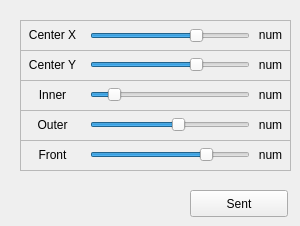
     <widget class="QWidget" name="tab_2">
      <attribute name="title">
       <string>Center</string>
      </attribute>
      <widget class="QFrame" name="frame_44">
       <property name="geometry">
        <rect>
         <x>20</x>
         <y>20</y>
         <width>271</width>
         <height>31</height>
        </rect>
       </property>
       <property name="frameShape">
        <enum>QFrame::StyledPanel</enum>
       </property>
       <property name="frameShadow">
        <enum>QFrame::Raised</enum>
       </property>
       <widget class="QLabel" name="Center_X_num">
        <property name="geometry">
         <rect>
          <x>230</x>
          <y>0</y>
          <width>41</width>
          <height>30</height>
         </rect>
        </property>
        <property name="text">
         <string>num</string>
        </property>
        <property name="alignment">
         <set>Qt::AlignCenter</set>
        </property>
       </widget>
       <widget class="QSlider" name="Slider_X">
        <property name="geometry">
         <rect>
          <x>70</x>
          <y>0</y>
          <width>160</width>
          <height>31</height>
         </rect>
        </property>
        <property name="minimum">
         <number>270</number>
        </property>
        <property name="maximum">
         <number>370</number>
        </property>
        <property name="pageStep">
         <number>1</number>
        </property>
        <property name="value">
         <number>338</number>
        </property>
        <property name="orientation">
         <enum>Qt::Horizontal</enum>
        </property>
       </widget>
       <widget class="QLabel" name="Center_X">
        <property name="geometry">
         <rect>
          <x>0</x>
          <y>0</y>
          <width>65</width>
          <height>30</height>
         </rect>
        </property>
        <property name="text">
         <string>Center X</string>
        </property>
        <property name="alignment">
         <set>Qt::AlignCenter</set>
        </property>
       </widget>
      </widget>
      <widget class="QFrame" name="frame_45">
       <property name="geometry">
        <rect>
         <x>20</x>
         <y>50</y>
         <width>271</width>
         <height>31</height>
        </rect>
       </property>
       <property name="frameShape">
        <enum>QFrame::StyledPanel</enum>
       </property>
       <property name="frameShadow">
        <enum>QFrame::Raised</enum>
       </property>
       <widget class="QLabel" name="Center_Y_num">
        <property name="geometry">
         <rect>
          <x>230</x>
          <y>0</y>
          <width>41</width>
          <height>30</height>
         </rect>
        </property>
        <property name="text">
         <string>num</string>
        </property>
        <property name="alignment">
         <set>Qt::AlignCenter</set>
        </property>
       </widget>
       <widget class="QSlider" name="Slider_Y">
        <property name="geometry">
         <rect>
          <x>70</x>
          <y>0</y>
          <width>160</width>
          <height>29</height>
         </rect>
        </property>
        <property name="minimum">
         <number>190</number>
        </property>
        <property name="maximum">
         <number>290</number>
        </property>
        <property name="pageStep">
         <number>1</number>
        </property>
        <property name="value">
         <number>258</number>
        </property>
        <property name="orientation">
         <enum>Qt::Horizontal</enum>
        </property>
       </widget>
       <widget class="QLabel" name="Center_Y">
        <property name="geometry">
         <rect>
          <x>0</x>
          <y>0</y>
          <width>65</width>
          <height>30</height>
         </rect>
        </property>
        <property name="text">
         <string>Center Y</string>
        </property>
        <property name="alignment">
         <set>Qt::AlignCenter</set>
        </property>
       </widget>
      </widget>
      <widget class="QFrame" name="frame_46">
       <property name="geometry">
        <rect>
         <x>20</x>
         <y>80</y>
         <width>271</width>
         <height>31</height>
        </rect>
       </property>
       <property name="frameShape">
        <enum>QFrame::StyledPanel</enum>
       </property>
       <property name="frameShadow">
        <enum>QFrame::Raised</enum>
       </property>
       <widget class="QLabel" name="Inner_num">
        <property name="geometry">
         <rect>
          <x>230</x>
          <y>0</y>
          <width>41</width>
          <height>30</height>
         </rect>
        </property>
        <property name="text">
         <string>num</string>
        </property>
        <property name="alignment">
         <set>Qt::AlignCenter</set>
        </property>
       </widget>
       <widget class="QSlider" name="Slider_Inner">
        <property name="geometry">
         <rect>
          <x>70</x>
          <y>0</y>
          <width>160</width>
          <height>29</height>
         </rect>
        </property>
        <property name="maximum">
         <number>360</number>
        </property>
        <property name="pageStep">
         <number>1</number>
        </property>
        <property name="value">
         <number>43</number>
        </property>
        <property name="orientation">
         <enum>Qt::Horizontal</enum>
        </property>
       </widget>
       <widget class="QLabel" name="Inner">
        <property name="geometry">
         <rect>
          <x>0</x>
          <y>0</y>
          <width>65</width>
          <height>30</height>
         </rect>
        </property>
        <property name="text">
         <string>Inner</string>
        </property>
        <property name="alignment">
         <set>Qt::AlignCenter</set>
        </property>
       </widget>
      </widget>
      <widget class="QFrame" name="frame_47">
       <property name="geometry">
        <rect>
         <x>20</x>
         <y>110</y>
         <width>271</width>
         <height>31</height>
        </rect>
       </property>
       <property name="frameShape">
        <enum>QFrame::StyledPanel</enum>
       </property>
       <property name="frameShadow">
        <enum>QFrame::Raised</enum>
       </property>
       <widget class="QLabel" name="Outer_num">
        <property name="geometry">
         <rect>
          <x>230</x>
          <y>0</y>
          <width>41</width>
          <height>30</height>
         </rect>
        </property>
        <property name="text">
         <string>num</string>
        </property>
        <property name="alignment">
         <set>Qt::AlignCenter</set>
        </property>
       </widget>
       <widget class="QSlider" name="Slider_Outer">
        <property name="geometry">
         <rect>
          <x>70</x>
          <y>0</y>
          <width>160</width>
          <height>29</height>
         </rect>
        </property>
        <property name="maximum">
         <number>360</number>
        </property>
        <property name="pageStep">
         <number>1</number>
        </property>
        <property name="value">
         <number>200</number>
        </property>
        <property name="orientation">
         <enum>Qt::Horizontal</enum>
        </property>
       </widget>
       <widget class="QLabel" name="Outer">
        <property name="geometry">
         <rect>
          <x>0</x>
          <y>0</y>
          <width>65</width>
          <height>30</height>
         </rect>
        </property>
        <property name="text">
         <string>Outer</string>
        </property>
        <property name="alignment">
         <set>Qt::AlignCenter</set>
        </property>
       </widget>
      </widget>
      <widget class="QFrame" name="frame_48">
       <property name="geometry">
        <rect>
         <x>20</x>
         <y>140</y>
         <width>271</width>
         <height>31</height>
        </rect>
       </property>
       <property name="frameShape">
        <enum>QFrame::StyledPanel</enum>
       </property>
       <property name="frameShadow">
        <enum>QFrame::Raised</enum>
       </property>
       <widget class="QLabel" name="Front_num">
        <property name="geometry">
         <rect>
          <x>230</x>
          <y>0</y>
          <width>41</width>
          <height>30</height>
         </rect>
        </property>
        <property name="text">
         <string>num</string>
        </property>
        <property name="alignment">
         <set>Qt::AlignCenter</set>
        </property>
       </widget>
       <widget class="QSlider" name="Slider_Front">
        <property name="geometry">
         <rect>
          <x>70</x>
          <y>0</y>
          <width>160</width>
          <height>29</height>
         </rect>
        </property>
        <property name="maximum">
         <number>360</number>
        </property>
        <property name="pageStep">
         <number>1</number>
        </property>
        <property name="value">
         <number>270</number>
        </property>
        <property name="orientation">
         <enum>Qt::Horizontal</enum>
        </property>
       </widget>
       <widget class="QLabel" name="Front">
        <property name="geometry">
         <rect>
          <x>0</x>
          <y>0</y>
          <width>65</width>
          <height>30</height>
         </rect>
        </property>
        <property name="text">
         <string>Front</string>
        </property>
        <property name="alignment">
         <set>Qt::AlignCenter</set>
        </property>
       </widget>
      </widget>
      <widget class="QPushButton" name="Center_sent">
       <property name="geometry">
        <rect>
         <x>190</x>
         <y>190</y>
         <width>98</width>
         <height>27</height>
        </rect>
       </property>
       <property name="text">
        <string>Sent</string>
       </property>
      </widget>
     </widget>
